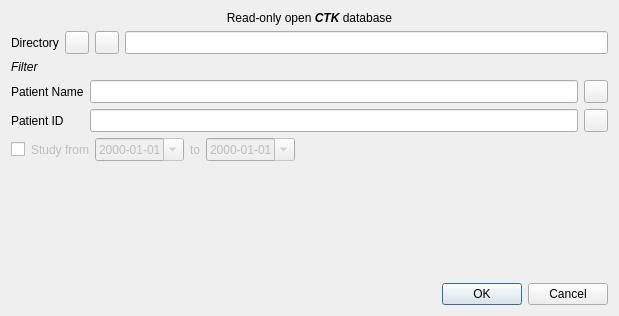
<?xml version="1.0" encoding="UTF-8"?>
<ui version="4.0">
 <class>CTKDialog</class>
 <widget class="QDialog" name="CTKDialog">
  <property name="windowModality">
   <enum>Qt::ApplicationModal</enum>
  </property>
  <property name="geometry">
   <rect>
    <x>0</x>
    <y>0</y>
    <width>619</width>
    <height>316</height>
   </rect>
  </property>
  <property name="windowTitle">
   <string>Dialog</string>
  </property>
  <layout class="QVBoxLayout" name="verticalLayout">
   <item>
    <widget class="QLabel" name="title_label">
     <property name="text">
      <string>&lt;html&gt;&lt;head/&gt;&lt;body&gt;&lt;p&gt;Read-only open &lt;span style=&quot; font-weight:600; font-style:italic;&quot;&gt;CTK&lt;/span&gt; database&lt;/p&gt;&lt;/body&gt;&lt;/html&gt;</string>
     </property>
     <property name="textFormat">
      <enum>Qt::RichText</enum>
     </property>
     <property name="alignment">
      <set>Qt::AlignCenter</set>
     </property>
    </widget>
   </item>
   <item>
    <layout class="QHBoxLayout" name="horizontalLayout">
     <item>
      <widget class="QLabel" name="label">
       <property name="text">
        <string>Directory</string>
       </property>
       <property name="textFormat">
        <enum>Qt::PlainText</enum>
       </property>
      </widget>
     </item>
     <item>
      <widget class="QToolButton" name="dir_toolButton">
       <property name="sizePolicy">
        <sizepolicy hsizetype="Preferred" vsizetype="Preferred">
         <horstretch>0</horstretch>
         <verstretch>0</verstretch>
        </sizepolicy>
       </property>
       <property name="text">
        <string/>
       </property>
       <property name="icon">
        <iconset resource="../aliza.qrc">
         <normaloff>:/bitmaps/folder.svg</normaloff>:/bitmaps/folder.svg</iconset>
       </property>
      </widget>
     </item>
     <item>
      <widget class="QToolButton" name="file_toolButton">
       <property name="sizePolicy">
        <sizepolicy hsizetype="Preferred" vsizetype="Preferred">
         <horstretch>0</horstretch>
         <verstretch>0</verstretch>
        </sizepolicy>
       </property>
       <property name="text">
        <string/>
       </property>
       <property name="icon">
        <iconset resource="../aliza.qrc">
         <normaloff>:/bitmaps/file.svg</normaloff>:/bitmaps/file.svg</iconset>
       </property>
      </widget>
     </item>
     <item>
      <widget class="QLineEdit" name="dir_lineEdit">
       <property name="sizePolicy">
        <sizepolicy hsizetype="Expanding" vsizetype="Preferred">
         <horstretch>0</horstretch>
         <verstretch>0</verstretch>
        </sizepolicy>
       </property>
       <property name="alignment">
        <set>Qt::AlignRight|Qt::AlignTrailing|Qt::AlignVCenter</set>
       </property>
       <property name="readOnly">
        <bool>true</bool>
       </property>
      </widget>
     </item>
    </layout>
   </item>
   <item>
    <widget class="QLabel" name="filter_label">
     <property name="text">
      <string>&lt;html&gt;&lt;head/&gt;&lt;body&gt;&lt;p&gt;&lt;span style=&quot; font-style:italic;&quot;&gt;Filter&lt;/span&gt;&lt;/p&gt;&lt;/body&gt;&lt;/html&gt;</string>
     </property>
     <property name="textFormat">
      <enum>Qt::RichText</enum>
     </property>
     <property name="alignment">
      <set>Qt::AlignLeading|Qt::AlignLeft|Qt::AlignVCenter</set>
     </property>
    </widget>
   </item>
   <item>
    <layout class="QGridLayout" name="gridLayout">
     <item row="0" column="2">
      <widget class="QToolButton" name="pname_toolButton">
       <property name="text">
        <string/>
       </property>
       <property name="icon">
        <iconset resource="../aliza.qrc">
         <normaloff>:/bitmaps/delete.svg</normaloff>:/bitmaps/delete.svg</iconset>
       </property>
      </widget>
     </item>
     <item row="1" column="2">
      <widget class="QToolButton" name="pid_toolButton">
       <property name="text">
        <string/>
       </property>
       <property name="icon">
        <iconset resource="../aliza.qrc">
         <normaloff>:/bitmaps/delete.svg</normaloff>:/bitmaps/delete.svg</iconset>
       </property>
      </widget>
     </item>
     <item row="0" column="0">
      <widget class="QLabel" name="pname_label">
       <property name="text">
        <string>Patient Name</string>
       </property>
       <property name="textFormat">
        <enum>Qt::PlainText</enum>
       </property>
      </widget>
     </item>
     <item row="0" column="1">
      <widget class="QLineEdit" name="pname_lineEdit">
       <property name="sizePolicy">
        <sizepolicy hsizetype="Expanding" vsizetype="Preferred">
         <horstretch>0</horstretch>
         <verstretch>0</verstretch>
        </sizepolicy>
       </property>
      </widget>
     </item>
     <item row="1" column="0">
      <widget class="QLabel" name="pid_label">
       <property name="text">
        <string>Patient ID</string>
       </property>
       <property name="textFormat">
        <enum>Qt::PlainText</enum>
       </property>
      </widget>
     </item>
     <item row="1" column="1">
      <widget class="QLineEdit" name="pid_lineEdit">
       <property name="sizePolicy">
        <sizepolicy hsizetype="Expanding" vsizetype="Preferred">
         <horstretch>0</horstretch>
         <verstretch>0</verstretch>
        </sizepolicy>
       </property>
      </widget>
     </item>
    </layout>
   </item>
   <item>
    <layout class="QHBoxLayout" name="horizontalLayout_3">
     <item>
      <widget class="QCheckBox" name="range_checkBox">
       <property name="sizePolicy">
        <sizepolicy hsizetype="Preferred" vsizetype="Preferred">
         <horstretch>0</horstretch>
         <verstretch>0</verstretch>
        </sizepolicy>
       </property>
       <property name="text">
        <string/>
       </property>
      </widget>
     </item>
     <item>
      <widget class="QFrame" name="frame">
       <property name="enabled">
        <bool>false</bool>
       </property>
       <property name="sizePolicy">
        <sizepolicy hsizetype="Expanding" vsizetype="Preferred">
         <horstretch>0</horstretch>
         <verstretch>0</verstretch>
        </sizepolicy>
       </property>
       <property name="frameShape">
        <enum>QFrame::NoFrame</enum>
       </property>
       <property name="frameShadow">
        <enum>QFrame::Plain</enum>
       </property>
       <layout class="QHBoxLayout" name="horizontalLayout_2">
        <property name="margin">
         <number>0</number>
        </property>
        <item>
         <widget class="QLabel" name="from_label">
          <property name="sizePolicy">
           <sizepolicy hsizetype="Preferred" vsizetype="Preferred">
            <horstretch>0</horstretch>
            <verstretch>0</verstretch>
           </sizepolicy>
          </property>
          <property name="text">
           <string>Study from</string>
          </property>
          <property name="textFormat">
           <enum>Qt::PlainText</enum>
          </property>
          <property name="alignment">
           <set>Qt::AlignRight|Qt::AlignTrailing|Qt::AlignVCenter</set>
          </property>
         </widget>
        </item>
        <item>
         <widget class="QDateEdit" name="from_dateEdit">
          <property name="sizePolicy">
           <sizepolicy hsizetype="Preferred" vsizetype="Preferred">
            <horstretch>0</horstretch>
            <verstretch>0</verstretch>
           </sizepolicy>
          </property>
          <property name="currentSection">
           <enum>QDateTimeEdit::YearSection</enum>
          </property>
          <property name="displayFormat">
           <string>yyyy-MM-dd</string>
          </property>
          <property name="calendarPopup">
           <bool>true</bool>
          </property>
         </widget>
        </item>
        <item>
         <widget class="QLabel" name="to_label">
          <property name="sizePolicy">
           <sizepolicy hsizetype="Preferred" vsizetype="Preferred">
            <horstretch>0</horstretch>
            <verstretch>0</verstretch>
           </sizepolicy>
          </property>
          <property name="text">
           <string>to</string>
          </property>
          <property name="textFormat">
           <enum>Qt::PlainText</enum>
          </property>
          <property name="alignment">
           <set>Qt::AlignRight|Qt::AlignTrailing|Qt::AlignVCenter</set>
          </property>
         </widget>
        </item>
        <item>
         <widget class="QDateEdit" name="to_dateEdit">
          <property name="sizePolicy">
           <sizepolicy hsizetype="Preferred" vsizetype="Preferred">
            <horstretch>0</horstretch>
            <verstretch>0</verstretch>
           </sizepolicy>
          </property>
          <property name="currentSection">
           <enum>QDateTimeEdit::YearSection</enum>
          </property>
          <property name="displayFormat">
           <string>yyyy-MM-dd</string>
          </property>
          <property name="calendarPopup">
           <bool>true</bool>
          </property>
          <property name="currentSectionIndex">
           <number>0</number>
          </property>
         </widget>
        </item>
        <item>
         <spacer name="horizontalSpacer">
          <property name="orientation">
           <enum>Qt::Horizontal</enum>
          </property>
          <property name="sizeHint" stdset="0">
           <size>
            <width>40</width>
            <height>20</height>
           </size>
          </property>
         </spacer>
        </item>
       </layout>
      </widget>
     </item>
    </layout>
   </item>
   <item>
    <spacer name="verticalSpacer">
     <property name="orientation">
      <enum>Qt::Vertical</enum>
     </property>
     <property name="sizeHint" stdset="0">
      <size>
       <width>20</width>
       <height>50</height>
      </size>
     </property>
    </spacer>
   </item>
   <item>
    <widget class="QDialogButtonBox" name="buttonBox">
     <property name="orientation">
      <enum>Qt::Horizontal</enum>
     </property>
     <property name="standardButtons">
      <set>QDialogButtonBox::Cancel|QDialogButtonBox::Ok</set>
     </property>
    </widget>
   </item>
  </layout>
 </widget>
 <tabstops>
  <tabstop>dir_toolButton</tabstop>
  <tabstop>file_toolButton</tabstop>
  <tabstop>dir_lineEdit</tabstop>
  <tabstop>pname_lineEdit</tabstop>
  <tabstop>pname_toolButton</tabstop>
  <tabstop>pid_lineEdit</tabstop>
  <tabstop>pid_toolButton</tabstop>
  <tabstop>range_checkBox</tabstop>
  <tabstop>from_dateEdit</tabstop>
  <tabstop>to_dateEdit</tabstop>
  <tabstop>buttonBox</tabstop>
 </tabstops>
 <resources>
  <include location="../aliza.qrc"/>
 </resources>
 <connections>
  <connection>
   <sender>buttonBox</sender>
   <signal>accepted()</signal>
   <receiver>CTKDialog</receiver>
   <slot>accept()</slot>
   <hints>
    <hint type="sourcelabel">
     <x>227</x>
     <y>294</y>
    </hint>
    <hint type="destinationlabel">
     <x>157</x>
     <y>274</y>
    </hint>
   </hints>
  </connection>
  <connection>
   <sender>buttonBox</sender>
   <signal>rejected()</signal>
   <receiver>CTKDialog</receiver>
   <slot>reject()</slot>
   <hints>
    <hint type="sourcelabel">
     <x>295</x>
     <y>300</y>
    </hint>
    <hint type="destinationlabel">
     <x>286</x>
     <y>274</y>
    </hint>
   </hints>
  </connection>
  <connection>
   <sender>range_checkBox</sender>
   <signal>toggled(bool)</signal>
   <receiver>frame</receiver>
   <slot>setEnabled(bool)</slot>
   <hints>
    <hint type="sourcelabel">
     <x>27</x>
     <y>191</y>
    </hint>
    <hint type="destinationlabel">
     <x>89</x>
     <y>191</y>
    </hint>
   </hints>
  </connection>
  <connection>
   <sender>pname_toolButton</sender>
   <signal>clicked()</signal>
   <receiver>pname_lineEdit</receiver>
   <slot>clear()</slot>
   <hints>
    <hint type="sourcelabel">
     <x>594</x>
     <y>115</y>
    </hint>
    <hint type="destinationlabel">
     <x>485</x>
     <y>109</y>
    </hint>
   </hints>
  </connection>
  <connection>
   <sender>pid_toolButton</sender>
   <signal>clicked()</signal>
   <receiver>pid_lineEdit</receiver>
   <slot>clear()</slot>
   <hints>
    <hint type="sourcelabel">
     <x>594</x>
     <y>148</y>
    </hint>
    <hint type="destinationlabel">
     <x>557</x>
     <y>146</y>
    </hint>
   </hints>
  </connection>
 </connections>
</ui>
